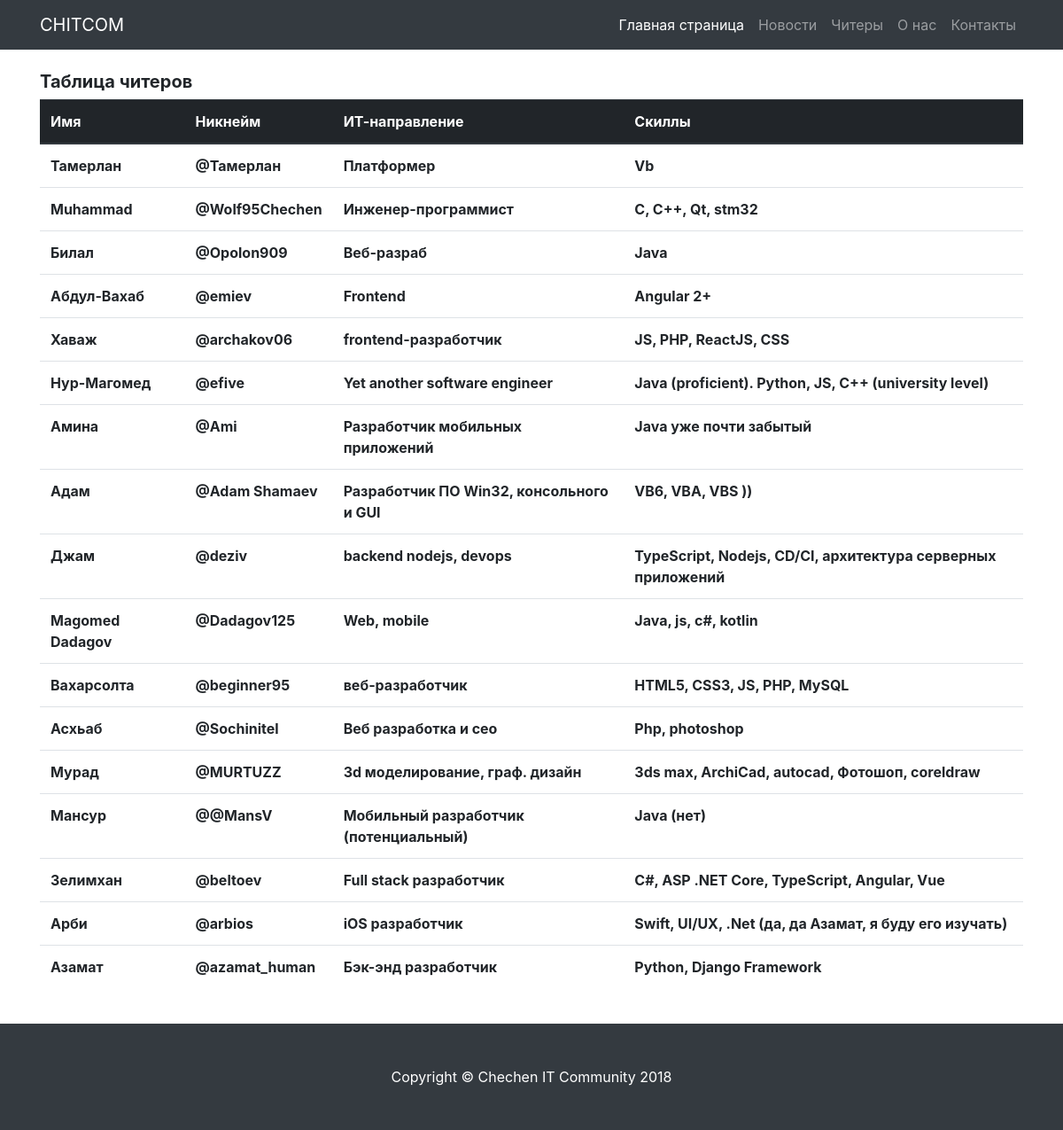
The app's page /chiters/ with its own data.
### chiters/models.py (models this page shows, shortened)
class Chiter(models.Model):
	name = models.CharField(max_length = 200)
	nickname = models.CharField(max_length = 200)
	direction = models.CharField(max_length = 200)
	technology = models.CharField(max_length = 400)
	date = models.DateTimeField(auto_now_add = True)

### chiters/views.py (the view)
# urls.py: path('', views.chiters, name='chiters'),
def chiters(request):
	chiter_list = Chiter.objects.order_by('-date')
	context = {'chiter_list': chiter_list}
	return render(request, 'chiters/chiters.html', context)

### chiters/templates/chiters/chiters.html
{% extends 'home/base.html' %}
{% block content %}
<h5><b>Таблица читеров</b></h5>
<div class="table-responsive">
	<table class="table">
		<thead class="thead-dark">
			<tr>
				<th scope="col">Имя</th>
				<th scope="col">Никнейм</th>
				<th scope="col">ИТ-направление</th>
				<th scope="col">Скиллы</th>
			</tr>
		</thead>
		<tbody>
			{% for chiter in chiter_list %}
			<tr>
				<th scope="row">{{ chiter.name }}</th>
				<th>@{{ chiter.nickname }}</th>
				<th>{{ chiter.direction }}</th>
				<th>{{ chiter.technology }}</th>
			</tr>
			{% endfor %}
		</tbody>
	</table>
</div>
{% endblock %}

### home/static/home/css/small-business.css (style rules this page uses)
body { padding-top: 54px; }
@media (min-width: 992px) { body { padding-top: 56px; } }

### records on screen
Chiter: name "Тамерлан", nickname "Тамерлан", direction "Платформер", technology "Vb"
Chiter: name "Muhammad", nickname "Wolf95Chechen", direction "Инженер-программист", technology "C, C++, Qt, stm32"
Chiter: name "Билал", nickname "Opolon909", direction "Веб-разраб", technology "Java"
Chiter: name "Абдул-Вахаб", nickname "emiev", direction "Frontend", technology "Angular 2+"
Chiter: name "Хаваж", nickname "archakov06", direction "frontend-разработчик", technology "JS, PHP, ReactJS, CSS"
Chiter: name "Нур-Магомед", nickname "efive", direction "Yet another software engineer", technology "Java (proficient). Python, JS, C++ (university level)"
Chiter: name "Амина", nickname "Ami", direction "Разработчик мобильных приложений", technology "Java уже почти забытый"
Chiter: name "Адам", nickname "Adam Shamaev", direction "Разработчик ПО Win32, консольного и GUI", technology "VB6, VBA, VBS ))"
Chiter: name "Джам", nickname "deziv", direction "backend nodejs, devops", technology "TypeScript, Nodejs, CD/CI, архитектура серверных приложений"
Chiter: name "Magomed Dadagov", nickname "Dadagov125", direction "Web, mobile", technology "Java, js, c#, kotlin"
Chiter: name "Вахарсолта", nickname "beginner95", direction "веб-разработчик", technology "HTML5, CSS3, JS, PHP, MySQL"
Chiter: name "Асхьаб", nickname "Sochinitel", direction "Веб разработка и сео", technology "Php, photoshop"
Chiter: name "Мурад", nickname "MURTUZZ", direction "3d моделирование, граф. дизайн", technology "3ds max, ArchiCad, autocad, Фотошоп, coreldraw"
Chiter: name "Мансур", nickname "@MansV", direction "Мобильный разработчик (потенциальный)", technology "Java (нет)"
Chiter: name "Зелимхан", nickname "beltoev", direction "Full stack разработчик", technology "C#, ASP .NET Core, TypeScript, Angular, Vue"
Chiter: name "Арби", nickname "arbios", direction "iOS разработчик", technology "Swift, UI/UX, .Net (да, да Азамат, я буду его изучать)"
Chiter: name "Азамат", nickname "azamat_human", direction "Бэк-энд разработчик", technology "Python, Django Framework"
